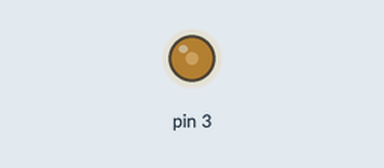
Recording of a sketch running on a simulated Arduino Uno, built with avr-gcc and run on an emulated ATmega328P. Parts: output pins drawn as LEDs (lit = HIGH).

Above: at 0.1 s.
Timing chart, 0 to 1.6 s (numbered marks = the images above):
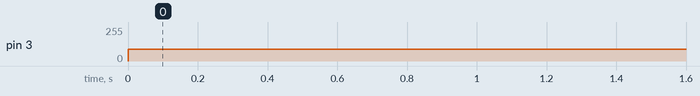

Measured:
- by itself, pin 3: 0/255 → 89/255 at 0.00 s

The sketch:

sketch_dec11a.ino
```cpp
void setup() {
 pinMode(3, OUTPUT);
 Serial.begin(9600);
}

void loop() {
  int dutyCycle = (35)*2.55;
  analogWrite(3, dutyCycle);
}
```
